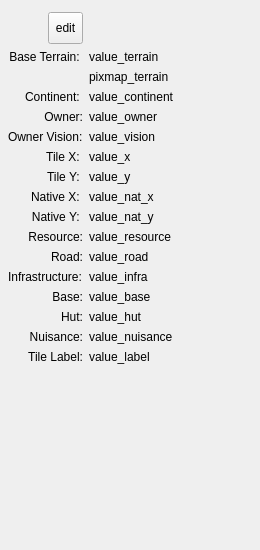
<?xml version="1.0" encoding="UTF-8"?>
<ui version="4.0">
 <class>FormToolTile</class>
 <widget class="QWidget" name="FormToolTile">
  <property name="geometry">
   <rect>
    <x>0</x>
    <y>0</y>
    <width>260</width>
    <height>550</height>
   </rect>
  </property>
  <property name="sizePolicy">
   <sizepolicy hsizetype="Maximum" vsizetype="Expanding">
    <horstretch>0</horstretch>
    <verstretch>0</verstretch>
   </sizepolicy>
  </property>
  <property name="maximumSize">
   <size>
    <width>260</width>
    <height>550</height>
   </size>
  </property>
  <property name="windowTitle">
   <string>Form</string>
  </property>
  <widget class="QWidget" name="gridLayoutWidget">
   <property name="geometry">
    <rect>
     <x>0</x>
     <y>10</y>
     <width>260</width>
     <height>541</height>
    </rect>
   </property>
   <layout class="QGridLayout" name="gridLayout">
    <property name="sizeConstraint">
     <enum>QLayout::SizeConstraint::SetNoConstraint</enum>
    </property>
    <property name="leftMargin">
     <number>8</number>
    </property>
    <property name="topMargin">
     <number>2</number>
    </property>
    <property name="rightMargin">
     <number>2</number>
    </property>
    <property name="bottomMargin">
     <number>2</number>
    </property>
    <item row="3" column="0">
     <widget class="QLabel" name="label_continent">
      <property name="text">
       <string>Continent: </string>
      </property>
      <property name="alignment">
       <set>Qt::AlignmentFlag::AlignRight|Qt::AlignmentFlag::AlignTrailing|Qt::AlignmentFlag::AlignVCenter</set>
      </property>
     </widget>
    </item>
    <item row="13" column="0">
     <widget class="QLabel" name="label_base">
      <property name="text">
       <string>Base:</string>
      </property>
      <property name="alignment">
       <set>Qt::AlignmentFlag::AlignRight|Qt::AlignmentFlag::AlignTrailing|Qt::AlignmentFlag::AlignVCenter</set>
      </property>
     </widget>
    </item>
    <item row="7" column="0">
     <widget class="QLabel" name="label_y">
      <property name="text">
       <string>Tile Y: </string>
      </property>
      <property name="alignment">
       <set>Qt::AlignmentFlag::AlignRight|Qt::AlignmentFlag::AlignTrailing|Qt::AlignmentFlag::AlignVCenter</set>
      </property>
     </widget>
    </item>
    <item row="3" column="1">
     <widget class="QLabel" name="value_continent">
      <property name="text">
       <string>value_continent</string>
      </property>
     </widget>
    </item>
    <item row="1" column="0">
     <widget class="QLabel" name="label_terrain">
      <property name="text">
       <string>Base Terrain: </string>
      </property>
      <property name="textFormat">
       <enum>Qt::TextFormat::AutoText</enum>
      </property>
      <property name="alignment">
       <set>Qt::AlignmentFlag::AlignRight|Qt::AlignmentFlag::AlignTrailing|Qt::AlignmentFlag::AlignVCenter</set>
      </property>
     </widget>
    </item>
    <item row="13" column="1">
     <widget class="QLabel" name="value_base">
      <property name="text">
       <string>value_base</string>
      </property>
     </widget>
    </item>
    <item row="4" column="1">
     <widget class="QLabel" name="value_owner">
      <property name="text">
       <string>value_owner</string>
      </property>
     </widget>
    </item>
    <item row="14" column="0">
     <widget class="QLabel" name="label_hut">
      <property name="text">
       <string>Hut:</string>
      </property>
      <property name="alignment">
       <set>Qt::AlignmentFlag::AlignRight|Qt::AlignmentFlag::AlignTrailing|Qt::AlignmentFlag::AlignVCenter</set>
      </property>
     </widget>
    </item>
    <item row="17" column="0">
     <spacer name="verticalSpacer">
      <property name="orientation">
       <enum>Qt::Orientation::Vertical</enum>
      </property>
      <property name="sizeHint" stdset="0">
       <size>
        <width>20</width>
        <height>40</height>
       </size>
      </property>
     </spacer>
    </item>
    <item row="6" column="0">
     <widget class="QLabel" name="label_x">
      <property name="text">
       <string>Tile X: </string>
      </property>
      <property name="alignment">
       <set>Qt::AlignmentFlag::AlignRight|Qt::AlignmentFlag::AlignTrailing|Qt::AlignmentFlag::AlignVCenter</set>
      </property>
     </widget>
    </item>
    <item row="9" column="0">
     <widget class="QLabel" name="label_nat_y">
      <property name="text">
       <string>Native Y: </string>
      </property>
      <property name="alignment">
       <set>Qt::AlignmentFlag::AlignRight|Qt::AlignmentFlag::AlignTrailing|Qt::AlignmentFlag::AlignVCenter</set>
      </property>
     </widget>
    </item>
    <item row="0" column="0">
     <widget class="QToolButton" name="tbut_select_tile">
      <property name="minimumSize">
       <size>
        <width>32</width>
        <height>32</height>
       </size>
      </property>
      <property name="layoutDirection">
       <enum>Qt::LayoutDirection::RightToLeft</enum>
      </property>
      <property name="text">
       <string>edit</string>
      </property>
     </widget>
    </item>
    <item row="16" column="0">
     <widget class="QLabel" name="label_tile_label">
      <property name="text">
       <string>Tile Label:</string>
      </property>
      <property name="alignment">
       <set>Qt::AlignmentFlag::AlignRight|Qt::AlignmentFlag::AlignTrailing|Qt::AlignmentFlag::AlignVCenter</set>
      </property>
     </widget>
    </item>
    <item row="8" column="0">
     <widget class="QLabel" name="label_nat_x">
      <property name="text">
       <string>Native X: </string>
      </property>
      <property name="alignment">
       <set>Qt::AlignmentFlag::AlignRight|Qt::AlignmentFlag::AlignTrailing|Qt::AlignmentFlag::AlignVCenter</set>
      </property>
     </widget>
    </item>
    <item row="15" column="0">
     <widget class="QLabel" name="label_nuisance">
      <property name="text">
       <string>Nuisance:</string>
      </property>
      <property name="alignment">
       <set>Qt::AlignmentFlag::AlignRight|Qt::AlignmentFlag::AlignTrailing|Qt::AlignmentFlag::AlignVCenter</set>
      </property>
     </widget>
    </item>
    <item row="10" column="0">
     <widget class="QLabel" name="label_resource">
      <property name="text">
       <string>Resource:</string>
      </property>
      <property name="alignment">
       <set>Qt::AlignmentFlag::AlignRight|Qt::AlignmentFlag::AlignTrailing|Qt::AlignmentFlag::AlignVCenter</set>
      </property>
     </widget>
    </item>
    <item row="11" column="0">
     <widget class="QLabel" name="label_road">
      <property name="text">
       <string>Road:</string>
      </property>
      <property name="alignment">
       <set>Qt::AlignmentFlag::AlignRight|Qt::AlignmentFlag::AlignTrailing|Qt::AlignmentFlag::AlignVCenter</set>
      </property>
     </widget>
    </item>
    <item row="11" column="1">
     <widget class="QLabel" name="value_road">
      <property name="text">
       <string>value_road</string>
      </property>
     </widget>
    </item>
    <item row="9" column="1">
     <widget class="QLabel" name="value_nat_y">
      <property name="text">
       <string>value_nat_y</string>
      </property>
     </widget>
    </item>
    <item row="7" column="1">
     <widget class="QLabel" name="value_y">
      <property name="text">
       <string>value_y</string>
      </property>
     </widget>
    </item>
    <item row="14" column="1">
     <widget class="QLabel" name="value_hut">
      <property name="text">
       <string>value_hut</string>
      </property>
     </widget>
    </item>
    <item row="2" column="1">
     <widget class="QLabel" name="pixmap_terrain">
      <property name="text">
       <string>pixmap_terrain</string>
      </property>
     </widget>
    </item>
    <item row="15" column="1">
     <widget class="QLabel" name="value_nuisance">
      <property name="text">
       <string>value_nuisance</string>
      </property>
     </widget>
    </item>
    <item row="12" column="1">
     <widget class="QLabel" name="value_infra">
      <property name="text">
       <string>value_infra</string>
      </property>
     </widget>
    </item>
    <item row="12" column="0">
     <widget class="QLabel" name="label_infra">
      <property name="text">
       <string>Infrastructure:</string>
      </property>
     </widget>
    </item>
    <item row="4" column="0">
     <widget class="QLabel" name="label_owner">
      <property name="text">
       <string>Owner:</string>
      </property>
      <property name="alignment">
       <set>Qt::AlignmentFlag::AlignRight|Qt::AlignmentFlag::AlignTrailing|Qt::AlignmentFlag::AlignVCenter</set>
      </property>
     </widget>
    </item>
    <item row="10" column="1">
     <widget class="QLabel" name="value_resource">
      <property name="text">
       <string>value_resource</string>
      </property>
      <property name="textFormat">
       <enum>Qt::TextFormat::RichText</enum>
      </property>
      <property name="wordWrap">
       <bool>true</bool>
      </property>
      <property name="textInteractionFlags">
       <set>Qt::TextInteractionFlag::TextBrowserInteraction</set>
      </property>
     </widget>
    </item>
    <item row="16" column="1">
     <widget class="QLabel" name="value_tile_label">
      <property name="text">
       <string>value_label</string>
      </property>
     </widget>
    </item>
    <item row="6" column="1">
     <widget class="QLabel" name="value_x">
      <property name="text">
       <string>value_x</string>
      </property>
     </widget>
    </item>
    <item row="8" column="1">
     <widget class="QLabel" name="value_nat_x">
      <property name="text">
       <string>value_nat_x</string>
      </property>
     </widget>
    </item>
    <item row="1" column="1">
     <widget class="QLabel" name="value_terrain">
      <property name="text">
       <string>value_terrain</string>
      </property>
      <property name="textFormat">
       <enum>Qt::TextFormat::RichText</enum>
      </property>
      <property name="wordWrap">
       <bool>true</bool>
      </property>
      <property name="textInteractionFlags">
       <set>Qt::TextInteractionFlag::TextBrowserInteraction</set>
      </property>
     </widget>
    </item>
    <item row="5" column="0">
     <widget class="QLabel" name="label_owner_vision">
      <property name="text">
       <string>Owner Vision:</string>
      </property>
      <property name="alignment">
       <set>Qt::AlignmentFlag::AlignLeading|Qt::AlignmentFlag::AlignLeft|Qt::AlignmentFlag::AlignTop</set>
      </property>
     </widget>
    </item>
    <item row="5" column="1">
     <widget class="QLabel" name="value_vision">
      <property name="text">
       <string>value_vision</string>
      </property>
      <property name="wordWrap">
       <bool>true</bool>
      </property>
     </widget>
    </item>
   </layout>
  </widget>
 </widget>
 <resources/>
 <connections/>
</ui>
